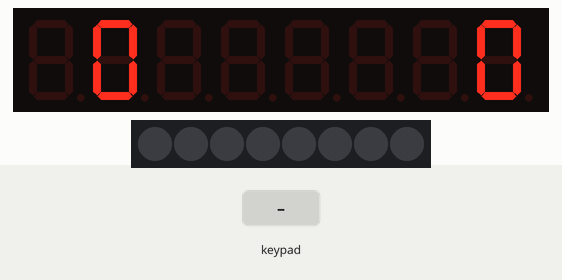
Recording of a sketch running on a simulated Arduino Uno, built with avr-gcc and run on an emulated ATmega328P. Parts: 8-digit seven-segment display, 8 RGB LEDs in strip order, left to right. Inputs (shaded band) come from the test bench.

Above: at 1.2 s.
1.3 s: key '4' pressed
At 2.6 s:
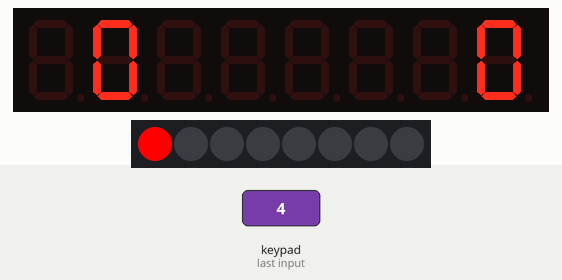
2.9 s: keypad keys 1 2 pressed 0.4 s apart
At 3.25 s:
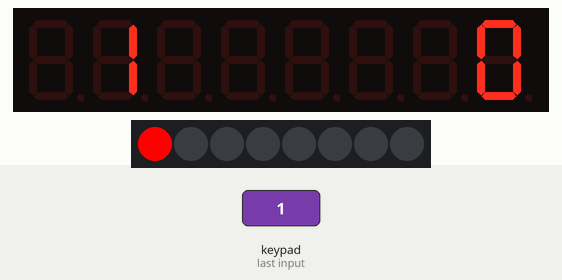
5.2 s: key '5' pressed
At 5.8 s:
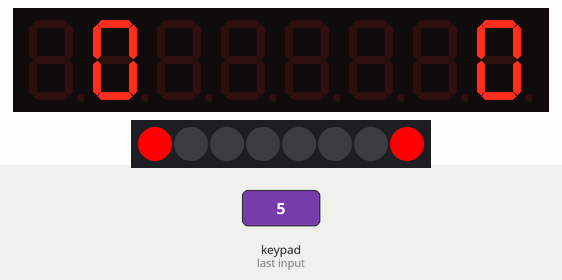
6.8 s: keypad keys 2 5 pressed 0.4 s apart
At 8.4 s:
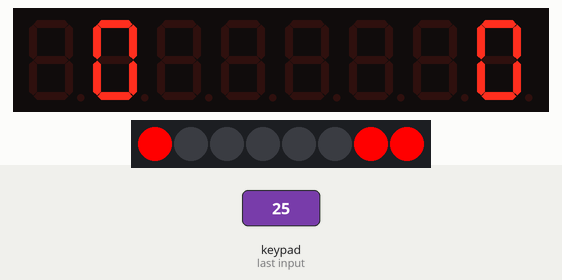
Timing chart, 0 to 9.9 s (numbered marks = the images above; inputs shaded):
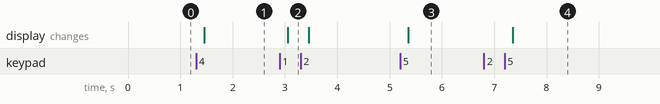

The sketch:

volley-scoreboard.ino
```cpp
#include <TM1638.h>

#define NORMAL_SET_POINTS 25
#define TIE_BREAK_SET_POINTS 15


//define a regular module
TM1638 module(8, 9, 7);

byte points[2];
byte sets[2];
byte setEnd;  //points to win the set

void setup() {

  resetGame();
  module.setupDisplay(true, 7);

}


void resetSet() {
  points[0] = 0;
  points[1] = 0;
}

void resetGame() {
  resetSet();

  sets[0] = 0;
  sets[1] = 0;
}

void displayStatus() {
  //show current points
  char s[9];
  sprintf(s, "%2d    %2d", points[0], points[1]);
  module.setDisplayToString(s);

  //show current sets
  for (int i=0; i<sets[0]; i++) {
    module.setLED(1, i);
  }
  for (int i=sets[0]; i<4; i++) {
    module.setLED(0, i);
  }
  for (int i=0; i<sets[1]; i++) {
    module.setLED(1, 8-1-i);
  }
  for (int i=sets[1]; i<4; i++) {
    module.setLED(0, 8-1-i);
  }

}

void loop() {

  //read buttons
  byte buttons = module.getButtons();
  if (buttons != 0)
  {
    byte b;
    while ((b = module.getButtons()) != 0)
    {
      if (b == 131)  //reset the game
      {
        resetGame();
        buttons = 0;
      }
      if (b == 24)  //reset the current set
      {
        resetSet();
        buttons = 0;
      }
    }
  }

  switch (buttons) {
    case 1: //home team scores
      points[0]++;
      break;
    case 128: //guest team scores
      points[1]++;
      break;
    case 2: //decrease home team score
      if (points[0] > 0)
        points[0]--;
      break;
    case 64: //decrease guest team score
      if (points[1] > 0)
        points[1]--;
      break;
    case 8: //home team increment set
      sets[0]++;
      break;
    case 16: //guest team increment set
      sets[1]++;
      break;
  }

  //define points to win the set
  if (sets[0] + sets[1] == 4)
    setEnd = TIE_BREAK_SET_POINTS;
  else
    setEnd = NORMAL_SET_POINTS;

  //check if home team won the set
  if ( (points[0] >= setEnd) && (points[0] > (points[1]+1)) ) {
    sets[0]++;
    resetSet();
  }
  //check if guest team won the set
  if ( (points[1] >= setEnd) && (points[1] > (points[0]+1)) ) {
    sets[1]++;
    resetSet();
  }

  //reset the sets if overflow
  if (sets[0] > 4)
    sets[0] = 0;
  if (sets[1] > 4)
    sets[1] = 0;

  //show the status
  displayStatus();

  //blink if setpoint
  if ( (points[0] >= (setEnd-1)) && (points[0] > points[1]) ) {
    char s[9];
    sprintf(s, "      %2d", points[1]);
    module.setDisplayToString(s);
    delay(50);
  }
  if ( (points[1] >= setEnd-1) && (points[1] > points[0]) ) {
    char s[9];
    sprintf(s, "%2d      ", points[0]);
    module.setDisplayToString(s);
    delay(50);
  }

}
```

Measured:
- after the input at 2.9 s, the display: changes after 0.16 s (image 2)
